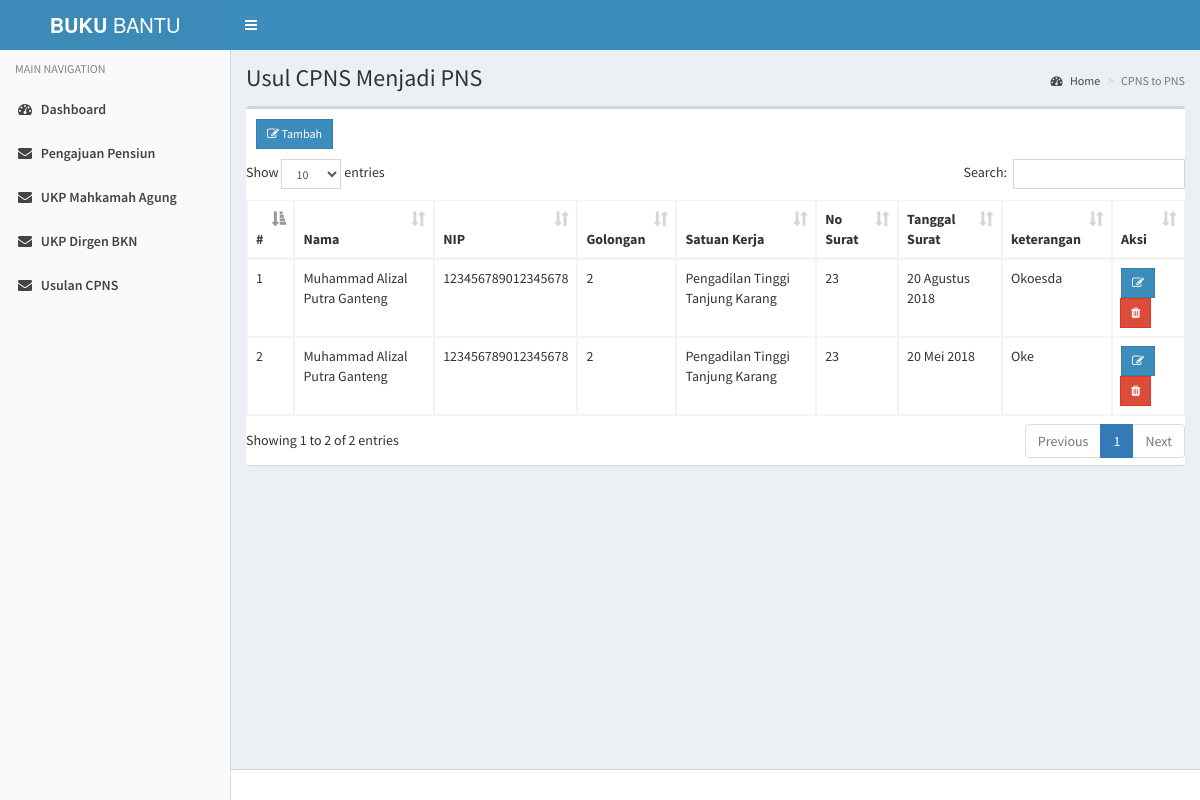
The app's page /index.php/admin/cpns with its own data.
### tables this page shows
CREATE TABLE `tbl_cpns` (
  `id_cpns` int(11) NOT NULL,
  `nama` varchar(100) DEFAULT NULL,
  `nip` varchar(19) DEFAULT NULL,
  `golongan` varchar(100) DEFAULT NULL,
  `satuan_kerja` varchar(100) DEFAULT NULL,
  `no_surat` varchar(100) DEFAULT NULL,
  `tanggal_surat` date DEFAULT NULL,
  `keterangan` varchar(1000) DEFAULT NULL
);

### application/controllers/admin.php (called while the page is built, shortened)
<?php if ( ! defined('BASEPATH')) exit('No direct script access allowed');
class Admin extends CI_Controller {
	function __construct(){
		$this->load->helper(array('url','form'));
		$this->load->model('model_admin');
	}
	function cpns(){
		$a['data']	= $this->model_admin->tampil_cpns()->result_object();
		$a['page']	= "cpns/cpns";
		$this->load->view('admin/index', $a);
	}
}

### index.php (called while the page is built, shortened)
<?php
require_once BASEPATH.'core/CodeIgniter.php';

### application/models/model_admin.php (called while the page is built, shortened)
<?php if ( ! defined('BASEPATH')) exit('No direct script access allowed');
class Model_admin extends CI_Model {
	public function tampil_cpns()
	{
		return $this->db->get('tbl_cpns');
	}
}

### application/helpers/fungsidate_helper.php (called while the page is built, shortened)
<?php  if ( ! defined('BASEPATH')) exit('No direct script access allowed');
if ( ! function_exists('bulan'))
{
    function bulan($bln)
    {
        switch ($bln)
        {
            case 5:
                return "Mei";
                break;
            case 8:
                return "Agustus";
                break;
        }
    }
}
if ( ! function_exists('tgl_indo'))
{
    function tgl_indo($tgl)
    {
        $ubah = gmdate($tgl, time()+60*60*8);
        $pecah = explode("-",$ubah);
        $tanggal = $pecah[2];
        $bulan = bulan($pecah[1]);
        $tahun = $pecah[0];
        return $tanggal.' '.$bulan.' '.$tahun;
    }
}

### application/views/admin/cpns/cpns.php (the view, shortened to what this page needs)
<div class="content-wrapper">
  <section class="content-header">
    <h1>
      Usul CPNS Menjadi PNS
    </h1>
    <ol class="breadcrumb">
      <li><a href="index"><i class="fa fa-dashboard"></i> Home</a></li>
      <li class="active">CPNS to PNS</li>
    </ol>
  </section>
  <section class="content">
  	<div class="row">
    	<div class="col-xs-12">
    		<div class="box">
          <div class="box-header">
            <h3 class="box-title">
            	<a href="<?php echo base_url(); ?>index.php/admin/tambah_cpns" class="btn btn-sm btn-primary btn-flat"><i class="fa fa-edit"></i> Tambah</a>
            </h3>
          </div>
          <div class="box-body table-responsive no-padding" >
            <table id="example1" class="table table-bordered table-hover dataTable  ">
              <thead>
                <tr>
                  <th>#</th>
                  <th>Nama</th>
                  <th>NIP</th>
                  <th>Golongan</th>
                  <th>Satuan Kerja</th>
                  <th>No Surat</th>
                  <th>Tanggal Surat</th>
                  <th>keterangan</th>
                  <th>Aksi</th>
              </thead>
              <tbody>
                	<?php
                	$no = 1;
                	foreach ($data as $lihat):
                	?>
              	<tr>
                <td><?php echo $no++ ?></td>
              	<td><?php echo ucwords($lihat->nama) ?></td>
              	<td><?php echo ucwords($lihat->nip) ?></td>
                <td><?php echo ucwords($lihat->golongan) ?></td>
                <td><?php echo ucwords($lihat->satuan_kerja) ?></td>
                <td><?php echo $lihat->no_surat ?></td>
                <td><?php echo tgl_indo($lihat->tanggal_surat) ?></td>
                <td><?php echo ucwords($lihat->keterangan) ?></td>
                  <td align="center">
                    <div class="btn-group" role="group">
                      <a href="<?php echo base_url(); ?>index.php/admin/edit_cpns/<?php echo $lihat->id_cpns ?>" class="btn btn-sm btn-primary btn-flat"><i class="fa fa-edit"></i></a>
                      <a href="<?php echo base_url(); ?>index.php/admin/hapus_cpns/<?php echo $lihat->id_cpns ?>" onclick="javascript: return confirm('Anda yakin akan menghapus data ini ?')" class="btn btn-sm btn-danger btn-flat"><i class="fa fa-trash"></i></a>
                    </div>
                  </td>
              	</tr>
              	<?php endforeach ?>
              </tbody>
            </table>
          </div>
          </div>
       </div>
    </div>
  </section>
</div>

### application/views/admin/index.php (shortened to what this page needs)
<!DOCTYPE html>
<html>
  <head>
    <link rel="stylesheet" href="<?php echo base_url(); ?>assets/bootstrap/css/bootstrap.min.css">
    <link rel="stylesheet" href="<?php echo base_url(); ?>assets/plugins/font-awesome/css/font-awesome.min.css">
    <link rel="stylesheet" href="<?php echo base_url(); ?>assets/plugins/ionicons/css/ionicons.min.css">
    <link rel="stylesheet" href="<?php echo base_url(); ?>assets/plugins/datatables/dataTables.bootstrap.css">
    <link rel="stylesheet" href="<?php echo base_url(); ?>assets/dist/css/AdminLTE.min.css">
    <link rel="stylesheet" href="<?php echo base_url(); ?>assets/dist/css/skins/_all-skins.min.css">
    <link rel="stylesheet" href="<?php echo base_url(); ?>assets/plugins/datepicker/datepicker3.css">
  </head>
  <body class="hold-transition skin-blue-light sidebar-mini">
    <div class="wrapper">
      <header class="main-header">
        <a href="<?php echo base_url(); ?>index.php/admin/index" class="logo">
          <span class="logo-lg"><b>BUKU</b> BANTU</span>
        </a>
        <nav class="navbar navbar-static-top" role="navigation">
          <a href="#" class="sidebar-toggle" data-toggle="offcanvas" role="button">
          </a>
        </nav>
      </header>
      <aside class="main-sidebar">
        <section class="sidebar">
          <ul class="sidebar-menu">
            <li class="header">MAIN NAVIGATION</li>
            <li class="<?php if($page == 'home'){echo 'active';} ?>">
              <a href="<?php echo base_url(); ?>index.php/admin/index">
                <i class="fa fa-dashboard"></i> <span>Dashboard</span>
              </a>
            </li>
            <li class="<?php if($page == 'pensiun'){echo 'active';} ?>">
              <a href="<?php echo base_url(); ?>index.php/admin/pensiun">
                <i class="fa fa-envelope"></i> <span>Pengajuan Pensiun</span>
              </a>
            </li>
            <li class="<?php if($page == 'ukpma'){echo 'active';} ?>">
              <a href="<?php echo base_url(); ?>index.php/admin/ukpma">
                <i class="fa fa-envelope"></i> <span>UKP Mahkamah Agung</span>
              </a>
            </li>
            <li class="<?php if($page == 'ukpbkn'){echo 'active';} ?>">
              <a href="<?php echo base_url(); ?>index.php/admin/ukpbkn">
                <i class="fa fa-envelope"></i> <span>UKP Dirgen BKN</span>
              </a>
            </li>
            <li class="<?php if($page == 'cpns'){echo 'active';} ?>">
              <a href="<?php echo base_url(); ?>index.php/admin/cpns">
                <i class="fa fa-envelope"></i> <span>Usulan CPNS</span>
              </a>
            </li>
          </ul>
        </section>
      </aside>
      <?php $this->load->view('admin/'.$page); ?>
      <footer class="main-footer">
      </footer>
    </div>
  </body>
</html>

### records on screen
tbl_cpns: nama "Muhammad Alizal Putra Ganteng", nip "123456789012345678", golongan "2", satuan_kerja "Pengadilan Tinggi Tanjung Karang", no_surat "23", tanggal_surat "20 Agustus 2018", keterangan "Okoesda"
tbl_cpns: nama "Muhammad Alizal Putra Ganteng", nip "123456789012345678", golongan "2", satuan_kerja "Pengadilan Tinggi Tanjung Karang", no_surat "23", tanggal_surat "20 Mei 2018", keterangan "Oke"
